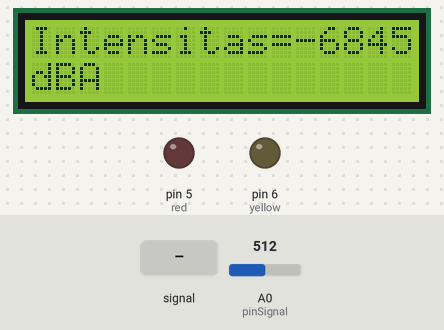
Bench run of a sketch on a simulated Arduino Uno, built with avr-gcc and run on an emulated ATmega328P. Parts: 16×2 character LCD, output pins drawn as LEDs (lit = HIGH). Inputs (shaded band) come from the test bench; at power-on: A0 (pinSignal) = 512. What the sketch prints to the serial monitor is not drawn.

Above: at 1.2 s.
1.3 s: A0 (pinSignal) fed a 200 Hz sine of ±255 counts around its level
At 1.8 s:
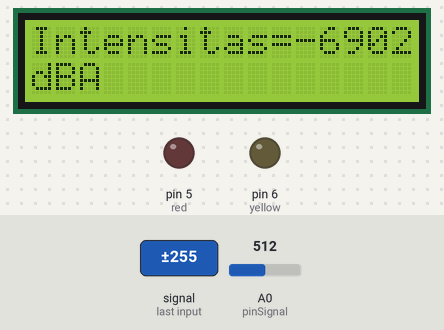
2.9 s: A0 (pinSignal) set to 716
At 3.6 s:
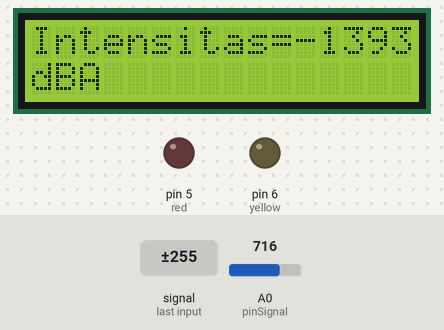
4.7 s: A0 (pinSignal) fed a 1000 Hz sine of ±255 counts around its level
At 6.7 s:
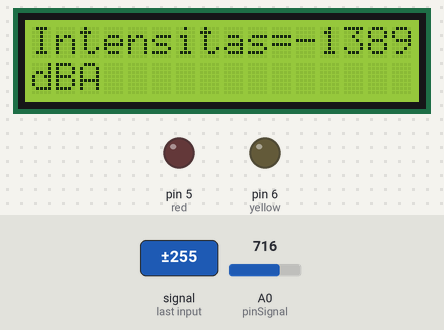
7.7 s: A0 (pinSignal) set to 900
At 8.6 s:
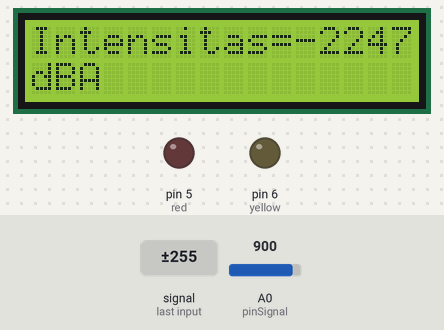
9.7 s: A0 (pinSignal) set to 1023
At 10.5 s:
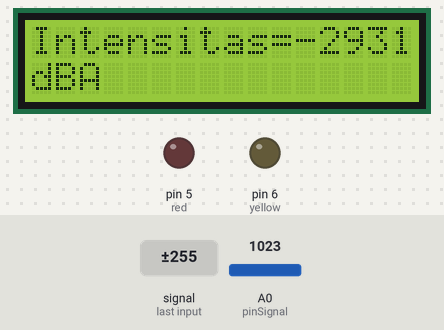
Timing chart, 0 to 12.6 s (numbered marks = the images above; inputs shaded):
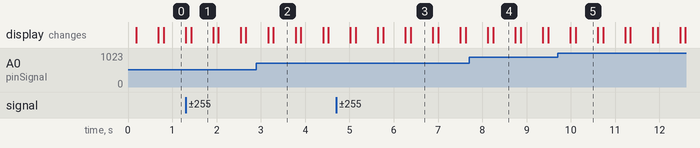

Measured:
- after the input at 1.3 s, the display: first differs from a run without the input after 0.12 s (image 1)
- after the input at 4.7 s, the display: first differs from a run without the input after 1.7 s (image 3)
- after the input at 9.7 s, the display: first differs from a run without the input after 0.41 s (image 5)
- what the display in image 1 shows lasts 0.5 s, from 1.4 s to 1.9 s

The sketch:

Sound_sensor.ino
```cpp
//***********************************************************//
//                      [ Source Code ]
// Name              : Isa Maulana <isamaulana@windowslive.com>
// Date              : November 10, 2021
// Dependency        : LiquidCrystal.h, math.h
//
// Description: Read value from KY-037 Sound Sensor
//***********************************************************//

#include <math.h>
#include <LiquidCrystal.h>
LiquidCrystal lcd(7,8,10,11,12,13);

int num_Measure = 1024 ; // Number of measurement
int pinSignal = A0; // analog pin sensor
int red = 5; //pin to red led sensor
int yellow = 6; //pin to yellow led sensor
long average;
long Sound_signal; // keep analog value from sensor
long sum = 0 ;
double level; // keep final value of sensor in dBA

//variables of 6 degree polynomial function
//values extracted from regression
long x0 = -4576.851265;
long x1 = 208.2974902;
long x2 = -3.815269323;
long x3 = 3.678654847*pow(10,-2);
long x4 = -1.968202986*pow(10,-4);
long x5 = 5.541234656*pow(10,-7);
long x6 = -6.4158328946*pow(10,-10);


void setup ()
{
 pinMode (pinSignal, INPUT); // Set the signal pin as input
 Serial.begin (9600);
 lcd.begin(16,2);
 pinMode(red, OUTPUT);
 pinMode(yellow, OUTPUT);
}

void loop ()
{
 // read the sensor 1024 times
 sum = 0;
 lcd.clear();
 digitalWrite(yellow, LOW);
 digitalWrite(red, LOW);
 for ( int i = 0 ; i <num_Measure; i ++)
 {
 Sound_signal = analogRead (pinSignal);
 sum =sum + Sound_signal;
 }
 average = sum / num_Measure; // find the average read value from sensor

 //keep final value of sensor in dBA using 6 degree polynomial function from regression
 level = x6*pow(average,6) + x5*pow(average,5) + x4*pow(average,4) + x3*pow(average,3) + x2*pow(average,2) + x1*average + x0;
 Serial.println (average);
 Serial.print (level);
 Serial.println ("dBA");
 lcd.print("Intensitas=");

 lcd.print(level);
 lcd.setCursor(0,2);
 lcd.print("dBA");
 if ((level>95) and (level<105)) //lampu yellow menyala
 digitalWrite(yellow, HIGH);
 if (level>105)
 digitalWrite(red, HIGH); //lampu red menyala
 delay(500);
}
```
